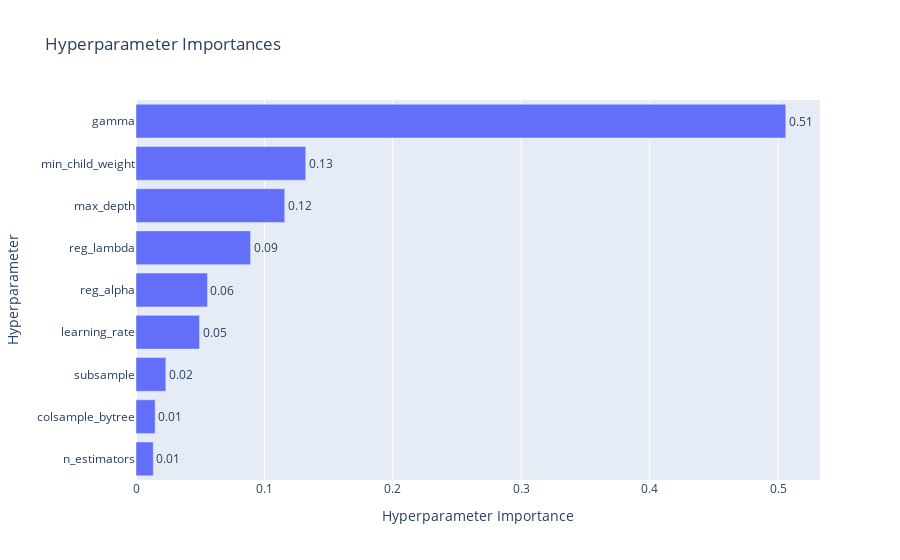
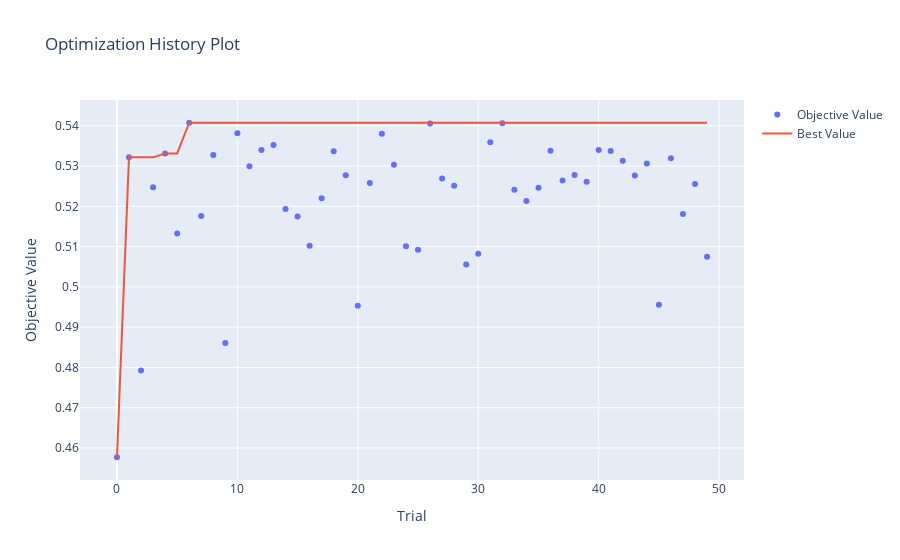

The code cell stored with these charts, in order, in its notebook:
### Code cell
# Visualização dos resultados do Optuna para XGBoost
optuna.visualization.plot_param_importances(study_xgb).show()
optuna.visualization.plot_optimization_history(study_xgb).show()

### Figure 1 — Plotly figure (JSON) as saved in the notebook; plotly's stock layout.template omitted (floating-point values rounded to 4 significant figures)
{"data": [{"cliponaxis": false, "hovertemplate": ["n_estimators (IntDistribution): 0.013454606359780935<extra></extra>", "colsample_bytree (FloatDistribution): 0.014911967198433273<extra></extra>", "subsample (FloatDistribution): 0.023239869131088203<extra></extra>", "learning_rate (FloatDistribution): 0.04949111796599856<extra></extra>", "reg_alpha (FloatDistribution): 0.05565305443497648<extra></extra>", "reg_lambda (FloatDistribution): 0.08922824911943988<extra></extra>", "max_depth (IntDistribution): 0.11583991219049343<extra></extra>", "min_child_weight (IntDistribution): 0.1321674392838829<extra></extra>", "gamma (FloatDistribution): 0.5060137843159064<extra></extra>"], "name": "Objective Value", "orientation": "h", "text": ["0.01", "0.01", "0.02", "0.05", "0.06", "0.09", "0.12", "0.13", "0.51"], "textposition": "outside", "type": "bar", "x": [0.01345, 0.01491, 0.02324, 0.04949, 0.05565, 0.08923, 0.1158, 0.1322, 0.506], "y": ["n_estimators", "colsample_bytree", "subsample", "learning_rate", "reg_alpha", "reg_lambda", "max_depth", "min_child_weight", "gamma"]}], "layout": {"title": {"text": "Hyperparameter Importances"}, "xaxis": {"title": {"text": "Hyperparameter Importance"}}, "yaxis": {"title": {"text": "Hyperparameter"}}}}

### Figure 2 — Plotly figure (JSON) as saved in the notebook; plotly's stock layout.template omitted (floating-point values rounded to 4 significant figures)
{"data": [{"mode": "markers", "name": "Objective Value", "type": "scatter", "x": [0, 1, 2, 3, 4, 5, 6, 7, 8, 9, 10, 11, 12, 13, 14, 15, 16, 17, 18, 19, 20, 21, 22, 23, 24, 25, 26, 27, 28, 29, 30, 31, 32, 33, 34, 35, 36, 37, 38, 39, 40, 41, 42, 43, 44, 45, 46, 47, 48, 49], "y": [0.4577, 0.5322, 0.4793, 0.5247, 0.5331, 0.5132, 0.5408, 0.5176, 0.5328, 0.4861, 0.5381, 0.5299, 0.534, 0.5352, 0.5193, 0.5175, 0.5102, 0.522, 0.5337, 0.5277, 0.4953, 0.5258, 0.538, 0.5303, 0.5101, 0.5092, 0.5406, 0.5269, 0.5251, 0.5056, 0.5082, 0.5359, 0.5406, 0.5241, 0.5213, 0.5246, 0.5338, 0.5264, 0.5278, 0.5261, 0.534, 0.5337, 0.5313, 0.5277, 0.5306, 0.4956, 0.5319, 0.5181, 0.5255, 0.5075]}, {"mode": "lines", "name": "Best Value", "type": "scatter", "x": [0, 1, 2, 3, 4, 5, 6, 7, 8, 9, 10, 11, 12, 13, 14, 15, 16, 17, 18, 19, 20, 21, 22, 23, 24, 25, 26, 27, 28, 29, 30, 31, 32, 33, 34, 35, 36, 37, 38, 39, 40, 41, 42, 43, 44, 45, 46, 47, 48, 49], "y": [0.4577, 0.5322, 0.5322, 0.5322, 0.5331, 0.5331, 0.5408, 0.5408, 0.5408, 0.5408, 0.5408, 0.5408, 0.5408, 0.5408, 0.5408, 0.5408, 0.5408, 0.5408, 0.5408, 0.5408, 0.5408, 0.5408, 0.5408, 0.5408, 0.5408, 0.5408, 0.5408, 0.5408, 0.5408, 0.5408, 0.5408, 0.5408, 0.5408, 0.5408, 0.5408, 0.5408, 0.5408, 0.5408, 0.5408, 0.5408, 0.5408, 0.5408, 0.5408, 0.5408, 0.5408, 0.5408, 0.5408, 0.5408, 0.5408, 0.5408]}, {"marker": {"color": "#cccccc"}, "mode": "markers", "name": "Infeasible Trial", "showlegend": false, "type": "scatter", "x": [], "y": []}], "layout": {"title": {"text": "Optimization History Plot"}, "xaxis": {"title": {"text": "Trial"}}, "yaxis": {"title": {"text": "Objective Value"}}}}
